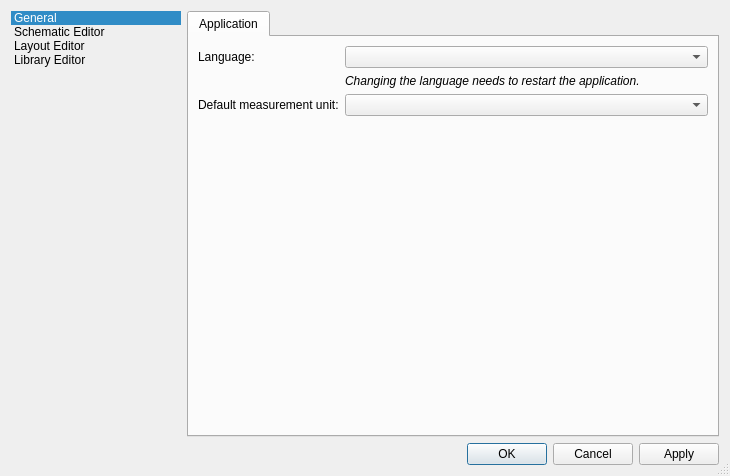
<?xml version="1.0" encoding="UTF-8"?>
<ui version="4.0">
 <class>WorkspaceSettingsDialog</class>
 <widget class="QDialog" name="WorkspaceSettingsDialog">
  <property name="windowModality">
   <enum>Qt::ApplicationModal</enum>
  </property>
  <property name="geometry">
   <rect>
    <x>0</x>
    <y>0</y>
    <width>730</width>
    <height>476</height>
   </rect>
  </property>
  <property name="windowTitle">
   <string>Workspace Settings</string>
  </property>
  <property name="sizeGripEnabled">
   <bool>true</bool>
  </property>
  <property name="modal">
   <bool>true</bool>
  </property>
  <layout class="QVBoxLayout" name="verticalLayout">
   <item>
    <layout class="QHBoxLayout" name="horizontalLayout">
     <item>
      <widget class="QListWidget" name="categoryListWidget">
       <property name="sizePolicy">
        <sizepolicy hsizetype="Fixed" vsizetype="Expanding">
         <horstretch>0</horstretch>
         <verstretch>0</verstretch>
        </sizepolicy>
       </property>
       <property name="minimumSize">
        <size>
         <width>170</width>
         <height>0</height>
        </size>
       </property>
       <property name="mouseTracking">
        <bool>false</bool>
       </property>
       <property name="styleSheet">
        <string notr="true">background-color: rgba(0, 0, 0, 0);</string>
       </property>
       <property name="frameShape">
        <enum>QFrame::NoFrame</enum>
       </property>
       <property name="horizontalScrollBarPolicy">
        <enum>Qt::ScrollBarAlwaysOff</enum>
       </property>
       <property name="sizeAdjustPolicy">
        <enum>QAbstractScrollArea::AdjustToContentsOnFirstShow</enum>
       </property>
       <property name="editTriggers">
        <set>QAbstractItemView::NoEditTriggers</set>
       </property>
       <property name="selectionBehavior">
        <enum>QAbstractItemView::SelectRows</enum>
       </property>
       <property name="iconSize">
        <size>
         <width>32</width>
         <height>32</height>
        </size>
       </property>
       <property name="spacing">
        <number>0</number>
       </property>
       <property name="viewMode">
        <enum>QListView::ListMode</enum>
       </property>
       <property name="uniformItemSizes">
        <bool>false</bool>
       </property>
       <property name="batchSize">
        <number>100</number>
       </property>
       <property name="currentRow">
        <number>0</number>
       </property>
       <item>
        <property name="text">
         <string>General</string>
        </property>
        <property name="icon">
         <iconset resource="../../img/images.qrc">
          <normaloff>:/img/actions/settings.png</normaloff>:/img/actions/settings.png</iconset>
        </property>
       </item>
       <item>
        <property name="text">
         <string>Schematic Editor</string>
        </property>
        <property name="icon">
         <iconset resource="../../img/images.qrc">
          <normaloff>:/img/actions/schematic.png</normaloff>:/img/actions/schematic.png</iconset>
        </property>
       </item>
       <item>
        <property name="text">
         <string>Layout Editor</string>
        </property>
        <property name="icon">
         <iconset resource="../../img/images.qrc">
          <normaloff>:/img/actions/chip.png</normaloff>:/img/actions/chip.png</iconset>
        </property>
       </item>
       <item>
        <property name="text">
         <string>Library Editor</string>
        </property>
        <property name="icon">
         <iconset resource="../../img/images.qrc">
          <normaloff>:/img/library/package.png</normaloff>:/img/library/package.png</iconset>
        </property>
       </item>
      </widget>
     </item>
     <item>
      <widget class="QStackedWidget" name="stackedWidget">
       <property name="frameShape">
        <enum>QFrame::NoFrame</enum>
       </property>
       <property name="currentIndex">
        <number>0</number>
       </property>
       <widget class="QWidget" name="generalPage">
        <layout class="QVBoxLayout" name="verticalLayout_2">
         <property name="leftMargin">
          <number>0</number>
         </property>
         <property name="topMargin">
          <number>0</number>
         </property>
         <property name="rightMargin">
          <number>0</number>
         </property>
         <property name="bottomMargin">
          <number>0</number>
         </property>
         <item>
          <widget class="QTabWidget" name="generalTabWIdget">
           <property name="currentIndex">
            <number>0</number>
           </property>
           <property name="documentMode">
            <bool>false</bool>
           </property>
           <widget class="QWidget" name="tab1">
            <attribute name="title">
             <string>Application</string>
            </attribute>
            <layout class="QGridLayout" name="gridLayout" rowstretch="0,0,0,0" columnstretch="0,1">
             <item row="0" column="0">
              <widget class="QLabel" name="label">
               <property name="text">
                <string>Language:</string>
               </property>
              </widget>
             </item>
             <item row="3" column="0">
              <spacer name="verticalSpacer">
               <property name="orientation">
                <enum>Qt::Vertical</enum>
               </property>
               <property name="sizeHint" stdset="0">
                <size>
                 <width>20</width>
                 <height>40</height>
                </size>
               </property>
              </spacer>
             </item>
             <item row="0" column="1">
              <widget class="QComboBox" name="appLanguageList"/>
             </item>
             <item row="1" column="1">
              <widget class="QLabel" name="label_2">
               <property name="font">
                <font>
                 <italic>true</italic>
                </font>
               </property>
               <property name="text">
                <string>Changing the language needs to restart the application.</string>
               </property>
              </widget>
             </item>
             <item row="2" column="1">
              <widget class="QComboBox" name="appDefMeasUnitList"/>
             </item>
             <item row="2" column="0">
              <widget class="QLabel" name="label_3">
               <property name="text">
                <string>Default measurement unit:</string>
               </property>
              </widget>
             </item>
            </layout>
           </widget>
          </widget>
         </item>
        </layout>
       </widget>
       <widget class="QWidget" name="schematicEditorPage"/>
       <widget class="QWidget" name="layoutEditorPage"/>
       <widget class="QWidget" name="libraryEditorPage"/>
      </widget>
     </item>
    </layout>
   </item>
   <item>
    <widget class="QDialogButtonBox" name="buttonBox">
     <property name="orientation">
      <enum>Qt::Horizontal</enum>
     </property>
     <property name="standardButtons">
      <set>QDialogButtonBox::Apply|QDialogButtonBox::Cancel|QDialogButtonBox::Ok</set>
     </property>
    </widget>
   </item>
  </layout>
 </widget>
 <resources>
  <include location="../../img/images.qrc"/>
 </resources>
 <connections>
  <connection>
   <sender>buttonBox</sender>
   <signal>accepted()</signal>
   <receiver>WorkspaceSettingsDialog</receiver>
   <slot>accept()</slot>
   <hints>
    <hint type="sourcelabel">
     <x>257</x>
     <y>533</y>
    </hint>
    <hint type="destinationlabel">
     <x>157</x>
     <y>274</y>
    </hint>
   </hints>
  </connection>
  <connection>
   <sender>buttonBox</sender>
   <signal>rejected()</signal>
   <receiver>WorkspaceSettingsDialog</receiver>
   <slot>reject()</slot>
   <hints>
    <hint type="sourcelabel">
     <x>325</x>
     <y>533</y>
    </hint>
    <hint type="destinationlabel">
     <x>286</x>
     <y>274</y>
    </hint>
   </hints>
  </connection>
  <connection>
   <sender>categoryListWidget</sender>
   <signal>currentRowChanged(int)</signal>
   <receiver>stackedWidget</receiver>
   <slot>setCurrentIndex(int)</slot>
   <hints>
    <hint type="sourcelabel">
     <x>106</x>
     <y>63</y>
    </hint>
    <hint type="destinationlabel">
     <x>288</x>
     <y>172</y>
    </hint>
   </hints>
  </connection>
 </connections>
</ui>
